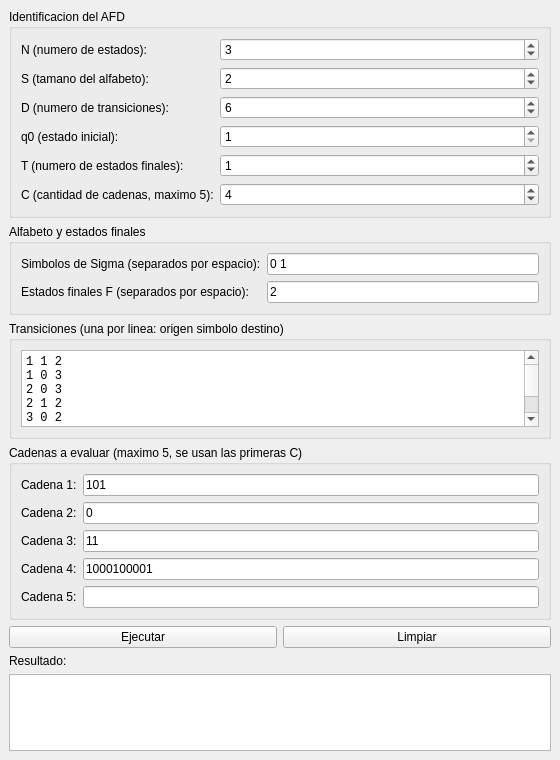
<?xml version="1.0" encoding="UTF-8"?>
<ui version="4.0">
 <class>MainWindow</class>
 <widget class="QMainWindow" name="MainWindow">
  <property name="geometry">
   <rect>
    <x>0</x>
    <y>0</y>
    <width>560</width>
    <height>760</height>
   </rect>
  </property>
  <property name="windowTitle">
   <string>AFD - Automata Finito Determinista</string>
  </property>
  <widget class="QWidget" name="centralwidget">
   <layout class="QVBoxLayout" name="verticalLayout">
    <item>
     <widget class="QGroupBox" name="groupIdentificacion">
      <property name="title">
       <string>Identificacion del AFD</string>
      </property>
      <layout class="QFormLayout" name="formIdentificacion">
       <item row="0" column="0">
        <widget class="QLabel" name="labelN">
         <property name="text">
          <string>N (numero de estados):</string>
         </property>
        </widget>
       </item>
       <item row="0" column="1">
        <widget class="QSpinBox" name="spinN">
         <property name="minimum">
          <number>1</number>
         </property>
         <property name="maximum">
          <number>100</number>
         </property>
         <property name="value">
          <number>3</number>
         </property>
        </widget>
       </item>
       <item row="1" column="0">
        <widget class="QLabel" name="labelS">
         <property name="text">
          <string>S (tamano del alfabeto):</string>
         </property>
        </widget>
       </item>
       <item row="1" column="1">
        <widget class="QSpinBox" name="spinS">
         <property name="minimum">
          <number>1</number>
         </property>
         <property name="maximum">
          <number>100</number>
         </property>
         <property name="value">
          <number>2</number>
         </property>
        </widget>
       </item>
       <item row="2" column="0">
        <widget class="QLabel" name="labelD">
         <property name="text">
          <string>D (numero de transiciones):</string>
         </property>
        </widget>
       </item>
       <item row="2" column="1">
        <widget class="QSpinBox" name="spinD">
         <property name="minimum">
          <number>1</number>
         </property>
         <property name="maximum">
          <number>10000</number>
         </property>
         <property name="value">
          <number>6</number>
         </property>
        </widget>
       </item>
       <item row="3" column="0">
        <widget class="QLabel" name="labelQ0">
         <property name="text">
          <string>q0 (estado inicial):</string>
         </property>
        </widget>
       </item>
       <item row="3" column="1">
        <widget class="QSpinBox" name="spinQ0">
         <property name="minimum">
          <number>1</number>
         </property>
         <property name="maximum">
          <number>100</number>
         </property>
         <property name="value">
          <number>1</number>
         </property>
        </widget>
       </item>
       <item row="4" column="0">
        <widget class="QLabel" name="labelT">
         <property name="text">
          <string>T (numero de estados finales):</string>
         </property>
        </widget>
       </item>
       <item row="4" column="1">
        <widget class="QSpinBox" name="spinT">
         <property name="minimum">
          <number>0</number>
         </property>
         <property name="maximum">
          <number>100</number>
         </property>
         <property name="value">
          <number>1</number>
         </property>
        </widget>
       </item>
       <item row="5" column="0">
        <widget class="QLabel" name="labelC">
         <property name="text">
          <string>C (cantidad de cadenas, maximo 5):</string>
         </property>
        </widget>
       </item>
       <item row="5" column="1">
        <widget class="QSpinBox" name="spinC">
         <property name="minimum">
          <number>0</number>
         </property>
         <property name="maximum">
          <number>5</number>
         </property>
         <property name="value">
          <number>4</number>
         </property>
        </widget>
       </item>
      </layout>
     </widget>
    </item>
    <item>
     <widget class="QGroupBox" name="groupAlfabetoFinales">
      <property name="title">
       <string>Alfabeto y estados finales</string>
      </property>
      <layout class="QFormLayout" name="formAlfabetoFinales">
       <item row="0" column="0">
        <widget class="QLabel" name="labelAlfabeto">
         <property name="text">
          <string>Simbolos de Sigma (separados por espacio):</string>
         </property>
        </widget>
       </item>
       <item row="0" column="1">
        <widget class="QLineEdit" name="lineAlfabeto">
         <property name="text">
          <string>0 1</string>
         </property>
        </widget>
       </item>
       <item row="1" column="0">
        <widget class="QLabel" name="labelFinales">
         <property name="text">
          <string>Estados finales F (separados por espacio):</string>
         </property>
        </widget>
       </item>
       <item row="1" column="1">
        <widget class="QLineEdit" name="lineFinales">
         <property name="text">
          <string>2</string>
         </property>
        </widget>
       </item>
      </layout>
     </widget>
    </item>
    <item>
     <widget class="QGroupBox" name="groupTransiciones">
      <property name="title">
       <string>Transiciones (una por linea: origen simbolo destino)</string>
      </property>
      <layout class="QVBoxLayout" name="verticalLayoutTransiciones">
       <item>
        <widget class="QPlainTextEdit" name="transicionesEdit">
         <property name="font">
          <font>
           <family>monospace</family>
          </font>
         </property>
         <property name="plainText">
          <string>1 1 2
1 0 3
2 0 3
2 1 2
3 0 2
3 1 2</string>
         </property>
        </widget>
       </item>
      </layout>
     </widget>
    </item>
    <item>
     <widget class="QGroupBox" name="groupCadenas">
      <property name="title">
       <string>Cadenas a evaluar (maximo 5, se usan las primeras C)</string>
      </property>
      <layout class="QFormLayout" name="formCadenas">
       <item row="0" column="0">
        <widget class="QLabel" name="labelCadena1">
         <property name="text">
          <string>Cadena 1:</string>
         </property>
        </widget>
       </item>
       <item row="0" column="1">
        <widget class="QLineEdit" name="cadena1">
         <property name="text">
          <string>101</string>
         </property>
        </widget>
       </item>
       <item row="1" column="0">
        <widget class="QLabel" name="labelCadena2">
         <property name="text">
          <string>Cadena 2:</string>
         </property>
        </widget>
       </item>
       <item row="1" column="1">
        <widget class="QLineEdit" name="cadena2">
         <property name="text">
          <string>0</string>
         </property>
        </widget>
       </item>
       <item row="2" column="0">
        <widget class="QLabel" name="labelCadena3">
         <property name="text">
          <string>Cadena 3:</string>
         </property>
        </widget>
       </item>
       <item row="2" column="1">
        <widget class="QLineEdit" name="cadena3">
         <property name="text">
          <string>11</string>
         </property>
        </widget>
       </item>
       <item row="3" column="0">
        <widget class="QLabel" name="labelCadena4">
         <property name="text">
          <string>Cadena 4:</string>
         </property>
        </widget>
       </item>
       <item row="3" column="1">
        <widget class="QLineEdit" name="cadena4">
         <property name="text">
          <string>1000100001</string>
         </property>
        </widget>
       </item>
       <item row="4" column="0">
        <widget class="QLabel" name="labelCadena5">
         <property name="text">
          <string>Cadena 5:</string>
         </property>
        </widget>
       </item>
       <item row="4" column="1">
        <widget class="QLineEdit" name="cadena5"/>
       </item>
      </layout>
     </widget>
    </item>
    <item>
     <layout class="QHBoxLayout" name="horizontalLayoutBotones">
      <item>
       <widget class="QPushButton" name="ejecutarBtn">
        <property name="text">
         <string>Ejecutar</string>
        </property>
       </widget>
      </item>
      <item>
       <widget class="QPushButton" name="limpiarBtn">
        <property name="text">
         <string>Limpiar</string>
        </property>
       </widget>
      </item>
     </layout>
    </item>
    <item>
     <widget class="QLabel" name="labelResultado">
      <property name="text">
       <string>Resultado:</string>
      </property>
     </widget>
    </item>
    <item>
     <widget class="QPlainTextEdit" name="salidaEdit">
      <property name="font">
       <font>
        <family>monospace</family>
       </font>
      </property>
      <property name="readOnly">
       <bool>true</bool>
      </property>
     </widget>
    </item>
   </layout>
  </widget>
 </widget>
 <resources/>
 <connections/>
</ui>
